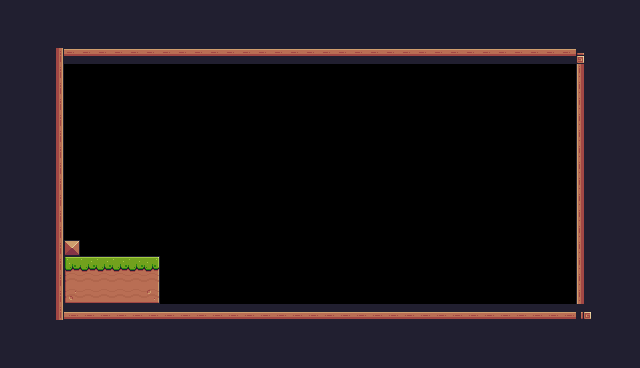

A 2D game scene composited from a Tiled map and its tileset images. What follows is a short description and the map's XML, with every tile layer's data as written:
An orthogonal 40x23 tile map with 16x16 px tiles, 2 tile layers (Background, Слой тайлов 2).

<map version="1.10" tiledversion="1.10.2" orientation="orthogonal" renderorder="right-down" width="40" height="23" tilewidth="16" tileheight="16" infinite="0" nextlayerid="3" nextobjectid="1">
 <tileset firstgid="1" source="Pixel Adventure.tsx" />
 <layer id="1" name="Background" width="40" height="23">
  <data encoding="csv">
24,24,24,24,24,24,24,24,24,24,24,24,24,24,24,24,24,24,24,24,24,24,24,24,24,24,24,24,24,24,24,24,24,24,24,24,24,24,24,24,
24,24,24,24,24,24,24,24,24,24,24,24,24,24,24,24,24,24,24,24,24,24,24,24,24,24,24,24,24,24,24,24,24,24,24,24,24,24,24,24,
24,24,24,24,24,24,24,24,24,24,24,24,24,24,24,24,24,24,24,24,24,24,24,24,24,24,24,24,24,24,24,24,24,24,24,24,24,24,24,24,
24,24,24,113,90,90,90,90,90,90,90,90,90,90,90,90,90,90,90,90,90,90,90,90,90,90,90,90,90,90,90,90,90,90,90,90,93,24,24,24,
24,24,24,113,0,0,0,0,0,0,0,0,0,0,0,0,0,0,0,0,0,0,0,0,0,0,0,0,0,0,0,0,0,0,0,0,111,24,24,24,
24,24,24,113,0,0,0,0,0,0,0,0,0,0,0,0,0,0,0,0,0,0,0,0,0,0,0,0,0,0,0,0,0,0,0,0,111,24,24,24,
24,24,24,113,0,0,0,0,0,0,0,0,0,0,0,0,0,0,0,0,0,0,0,0,0,0,0,0,0,0,0,0,0,0,0,0,111,24,24,24,
24,24,24,113,0,0,0,0,0,0,0,0,0,0,0,0,0,0,0,0,0,0,0,0,0,0,0,0,0,0,0,0,0,0,0,0,111,24,24,24,
24,24,24,113,0,0,0,0,0,0,0,0,0,0,0,0,0,0,0,0,0,0,0,0,0,0,0,0,0,0,0,0,0,0,0,0,111,24,24,24,
24,24,24,113,0,0,0,0,0,0,0,0,0,0,0,0,0,0,0,0,0,0,0,0,0,0,0,0,0,0,0,0,0,0,0,0,111,24,24,24,
24,24,24,113,0,0,0,0,0,0,0,0,0,0,0,0,0,0,0,0,0,0,0,0,0,0,0,0,0,0,0,0,0,0,0,0,111,24,24,24,
24,24,24,113,0,0,0,0,0,0,0,0,0,0,0,0,0,0,0,0,0,0,0,0,0,0,0,0,0,0,0,0,0,0,0,0,111,24,24,24,
24,24,24,113,0,0,0,0,0,0,0,0,0,0,0,0,0,0,0,0,0,0,0,0,0,0,0,0,0,0,0,0,0,0,0,0,111,24,24,24,
24,24,24,113,0,0,0,0,0,0,0,0,0,0,0,0,0,0,0,0,0,0,0,0,0,0,0,0,0,0,0,0,0,0,0,0,111,24,24,24,
24,24,24,113,0,0,0,0,0,0,0,0,0,0,0,0,0,0,0,0,0,0,0,0,0,0,0,0,0,0,0,0,0,0,0,0,111,24,24,24,
24,24,24,113,35,0,0,0,0,0,0,0,0,0,0,0,0,0,0,0,0,0,0,0,0,0,0,0,0,0,0,0,0,0,0,0,111,24,24,24,
24,24,24,113,7,8,8,8,8,9,0,0,0,0,0,0,0,0,0,0,0,0,0,0,0,0,0,0,0,0,0,0,0,0,0,0,111,24,24,24,
24,24,24,113,29,30,30,30,30,31,0,0,0,0,0,0,0,0,0,0,0,0,0,0,0,0,0,0,0,0,0,0,0,0,0,0,111,24,24,24,
24,24,24,113,51,52,52,52,52,53,0,0,0,0,0,0,0,0,0,0,0,0,0,0,0,0,0,0,0,0,0,0,0,0,0,0,111,24,24,24,
24,24,24,113,134,134,134,134,134,134,134,134,134,134,134,134,134,134,134,134,134,134,134,134,134,134,134,134,134,134,134,134,134,134,134,134,92,112,24,24,
24,24,24,24,24,24,24,24,24,24,24,24,24,24,24,24,24,24,24,24,24,24,24,24,24,24,24,24,24,24,24,24,24,24,24,24,24,24,24,24,
24,24,24,24,24,24,24,24,24,24,24,24,24,24,24,24,24,24,24,24,24,24,24,24,24,24,24,24,24,24,24,24,24,24,24,24,24,24,24,24,
24,24,24,24,24,24,24,24,24,24,24,24,24,24,24,24,24,24,24,24,24,24,24,24,24,24,24,24,24,24,24,24,24,24,24,24,24,24,24,24
</data>
 </layer>
 <layer id="2" name="Слой тайлов 2" width="40" height="23">
  <data encoding="csv">
0,0,0,0,0,0,0,0,0,0,0,0,0,0,0,0,0,0,0,0,0,0,0,0,0,0,0,0,0,0,0,0,0,0,0,0,0,0,0,0,
0,0,0,0,0,0,0,0,0,0,0,0,0,0,0,0,0,0,0,0,0,0,0,0,0,0,0,0,0,0,0,0,0,0,0,0,0,0,0,0,
0,0,0,0,0,0,0,0,0,0,0,0,0,0,0,0,0,0,0,0,0,0,0,0,0,0,0,0,0,0,0,0,0,0,0,0,0,0,0,0,
0,0,0,0,0,0,0,0,0,0,0,0,0,0,0,0,0,0,0,0,0,0,0,0,0,0,0,0,0,0,0,0,0,0,0,0,0,0,0,0,
0,0,0,0,0,0,0,0,0,0,0,0,0,0,0,0,0,0,0,0,0,0,0,0,0,0,0,0,0,0,0,0,0,0,0,0,0,0,0,0,
0,0,0,0,0,0,0,0,0,0,0,0,0,0,0,0,0,0,0,0,0,0,0,0,0,0,0,0,0,0,0,0,0,0,0,0,0,0,0,0,
0,0,0,0,0,0,0,0,0,0,0,0,0,0,0,0,0,0,0,0,0,0,0,0,0,0,0,0,0,0,0,0,0,0,0,0,0,0,0,0,
0,0,0,0,0,0,0,0,0,0,0,0,0,0,0,0,0,0,0,0,0,0,0,0,0,0,0,0,0,0,0,0,0,0,0,0,0,0,0,0,
0,0,0,0,0,0,0,0,0,0,0,0,0,0,0,0,0,0,0,0,0,0,0,0,0,0,0,0,0,0,0,0,0,0,0,0,0,0,0,0,
0,0,0,0,0,0,0,0,0,0,0,0,0,0,0,0,0,0,0,0,0,0,0,0,0,0,0,0,0,0,0,0,0,0,0,0,0,0,0,0,
0,0,0,0,0,0,0,0,0,0,0,0,0,0,0,0,0,0,0,0,0,0,0,0,0,0,0,0,0,0,0,0,0,0,0,0,0,0,0,0,
0,0,0,0,0,0,0,0,0,0,0,0,0,0,0,0,0,0,0,0,0,0,0,0,0,0,0,0,0,0,0,0,0,0,0,0,0,0,0,0,
0,0,0,0,0,0,0,0,0,0,0,0,0,0,0,0,0,0,0,0,0,0,0,0,0,0,0,0,0,0,0,0,0,0,0,0,0,0,0,0,
0,0,0,0,0,0,0,0,0,0,0,0,0,0,0,0,0,0,0,0,0,0,0,0,0,0,0,0,0,0,0,0,0,0,0,0,0,0,0,0,
0,0,0,0,0,0,0,0,0,0,0,0,0,0,0,0,0,0,0,0,0,0,0,0,0,0,0,0,0,0,0,0,0,0,0,0,0,0,0,0,
0,0,0,0,0,0,0,0,0,0,0,0,0,0,0,0,0,0,0,0,0,0,0,0,0,0,0,0,0,0,0,0,0,0,0,0,0,0,0,0,
0,0,0,0,0,0,0,0,0,0,0,0,0,0,0,0,0,0,0,0,0,0,0,0,0,0,0,0,0,0,0,0,0,0,0,0,0,0,0,0,
0,0,0,0,0,0,0,0,0,0,0,0,0,0,0,0,0,0,0,0,0,0,0,0,0,0,0,0,0,0,0,0,0,0,0,0,0,0,0,0,
0,0,0,0,0,0,0,0,0,0,0,0,0,0,0,0,0,0,0,0,0,0,0,0,0,0,0,0,0,0,0,0,0,0,0,0,0,0,0,0,
0,0,0,0,0,0,0,0,0,0,0,0,0,0,0,0,0,0,0,0,0,0,0,0,0,0,0,0,0,0,0,0,0,0,0,0,0,0,0,0,
0,0,0,0,0,0,0,0,0,0,0,0,0,0,0,0,0,0,0,0,0,0,0,0,0,0,0,0,0,0,0,0,0,0,0,0,0,0,0,0,
0,0,0,0,0,0,0,0,0,0,0,0,0,0,0,0,0,0,0,0,0,0,0,0,0,0,0,0,0,0,0,0,0,0,0,0,0,0,0,0,
0,0,0,0,0,0,0,0,0,0,0,0,0,0,0,0,0,0,0,0,0,0,0,0,0,0,0,0,0,0,0,0,0,0,0,0,0,0,0,0
</data>
 </layer>
</map>
